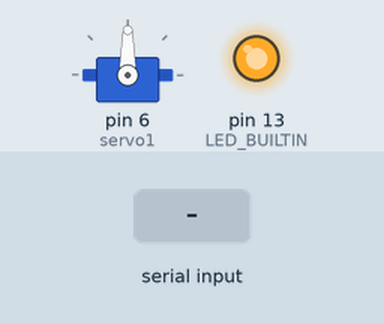
This sketch was run on a simulated Arduino Uno, built with avr-gcc and run on an emulated ATmega328P. On the bench: servo, output pins drawn as LEDs (lit = HIGH). Inputs (shaded band) come from the test bench. What the sketch prints to the serial monitor is not drawn.

Above: at 1.2 s.
1.3 s: "1" received over Serial
At 1.9 s:
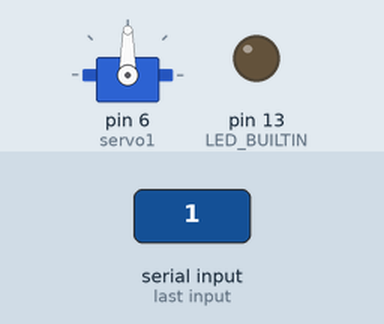
At 3.4 s:
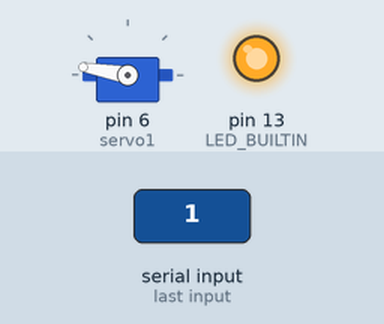
Timing chart, 0 to 10.3 s (numbered marks = the images above; inputs shaded):
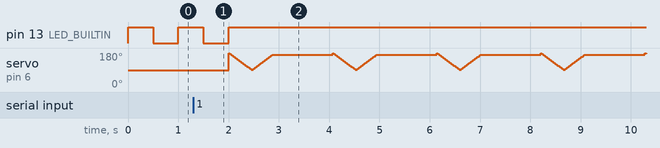

The sketch:

singleServoBluetooth.ino
```cpp
#include <Servo.h>
Servo servo1;

int x;
int counter = 0;
char data = 0;


void setup() {
  // put your setup code here, to run once:
  servo1.attach(6);
  pinMode(LED_BUILTIN, OUTPUT);

  Serial.begin(9600);

}
void loop() {
  // put your main code here, to run repeatedly:
  data = 0;
  if(Serial.available() > 0)
  {
    data = Serial.read();
  }

  Serial.print(data);

  if(data == '1')
  {
    counter ++;
  }
  if(counter == 3)
  {
    counter = 0;
  }

  //Serial.print(counter);

  if(counter == 0)
  {
    digitalWrite(LED_BUILTIN, HIGH);
    delay(500);
    digitalWrite(LED_BUILTIN, LOW);
    delay(500);
  }


  if(counter == 1){
    digitalWrite(LED_BUILTIN, HIGH);
    for (int i = 180; i >= 10; i--){
      if(i>=90)
      {
        x = i;
        }
      else{
        x = 180-i;
      }
      servo1.write(x);
      delay(5);
    }
    delay(1200);
  }

  if(counter == 2){
    digitalWrite(LED_BUILTIN, HIGH);
    for (int i = 180; i >= 10; i--){
      if(i>=90)
      {
        x = i;
        }
      else{
        x = 180-i;
      }
      servo1.write(x);
      delay(5);
    }
    delay(200);
  }
}
```
